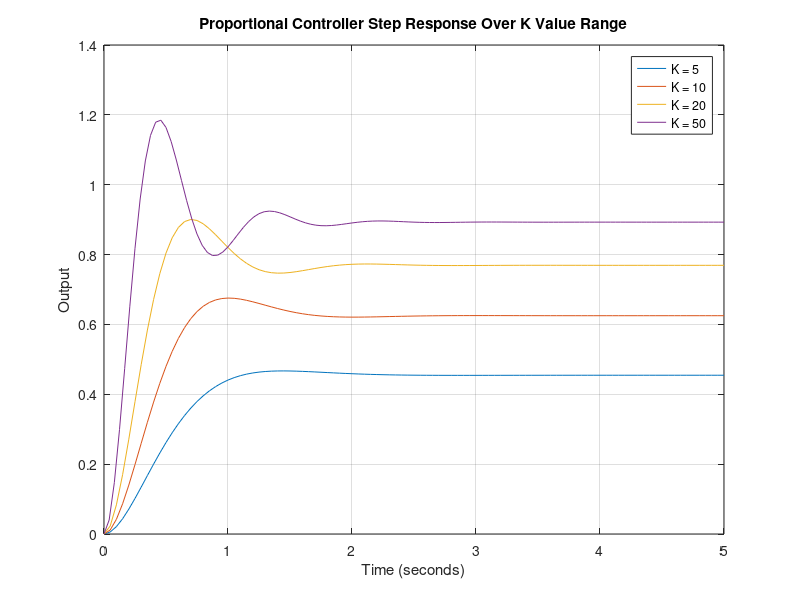

MATLAB code to generate this figure:
%-----PROPORTIONAL CONTROLLER CODE-----
disp('PROPORTIONAL CONTROLLER RESULTS')
% Plant transfer function
numG = 1;
denG = [1 5 6];
G = tf(numG , denG);

% K values
K = [5 , 10 , 20 , 50];

% Calculations of specifications for step response
Overshoot = zeros(1, length(K));
SettlingTime = zeros(1, length(K));
SteadyStateError = zeros(1, length(K));
RiseTime = zeros(1, length(K));

% Loop through each K value
for i = 1: length(K)
    K_temp = K(i);

% Proportional controller transfer function
D = tf(K_temp, 1);

closedLoopTransfer = feedback(series(D, G), 1);

[y, t] = step(closedLoopTransfer, 5);

yfinal = y(end);

[Y, k] = max(y);
PeakTime = t(k);
Overshoot = 100 * (Y - yfinal) / yfinal;

n = find (y >= 0.1 * yfinal, 1, 'first');
m = find (y >= 0.9 * yfinal , 1, 'first');
RiseTime = t(m) - t(n);

SteadyStateError = abs(1 - yfinal);

SettlingIndices = find(abs(y - yfinal) <= 0.02 * yfinal);

if ~ isempty(SettlingIndices)
    last_consecutive = SettlingIndices(find(diff(SettlingIndices) > 1 , 1 , 'last') + 1);
    if isempty(last_consecutive)
    last_consecutive = SettlingIndices(1);
    end
SettlingTime = t(last_consecutive);
else
    SettlingTime = NaN; 
end

Overshoot(i) = Overshoot;
SettlingTime(i) = SettlingTime;
SteadyStateError(i) = SteadyStateError;
RiseTime(i) = RiseTime;
figure (1);
plot(t, y, 'DisplayName', ['K = ' num2str(K_temp)]);
hold on;
end

% Plot the step response for the various K values
title('Proportional Controller Step Response Over K Value Range') ;
xlabel('Time (seconds)');
ylabel('Output');
legend;
grid on;
hold off;
K;
Overshoot;
SettlingTime;
SteadyStateError;
RiseTime;

